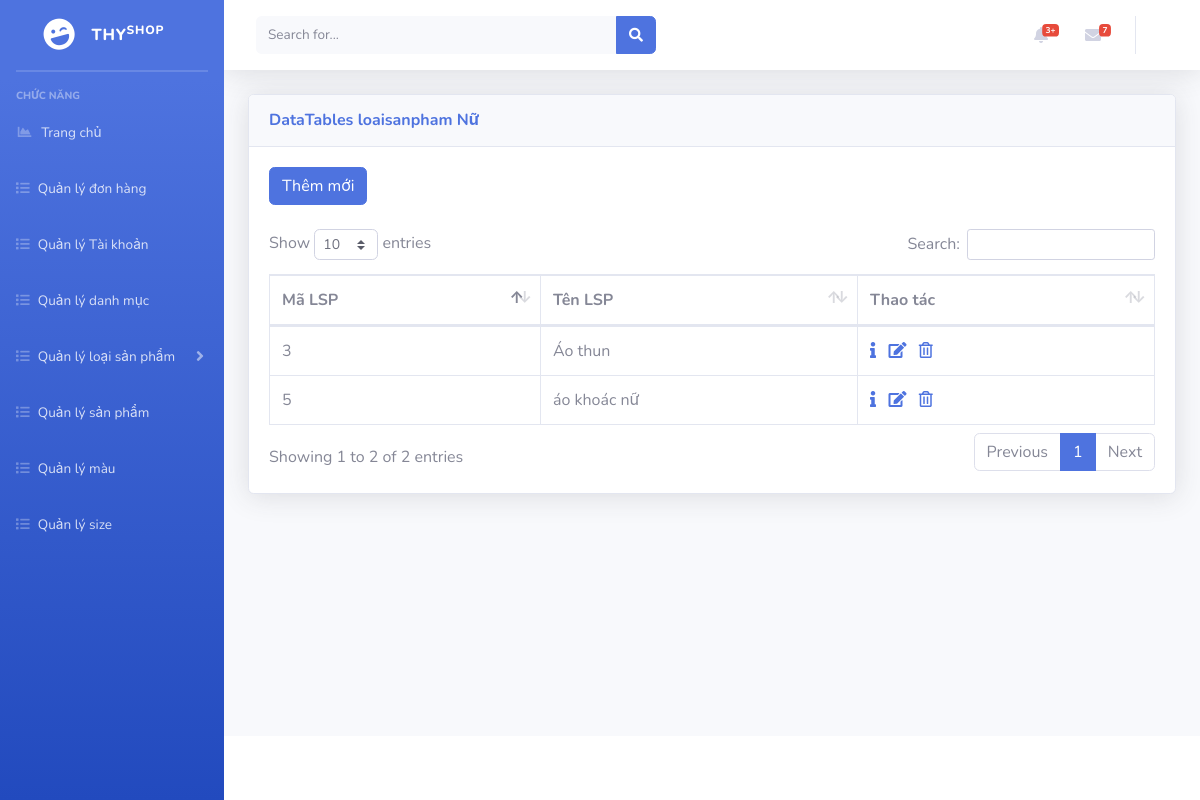
Page /admin/index.php?mod=loaisanpham&idDM=2 on the committed database.
### tables this page shows
CREATE TABLE `danhmuc` (
  `idDM` int(11) NOT NULL,
  `tenDM` varchar(200) NOT NULL,
  `trangThai` varchar(200) NOT NULL
);

CREATE TABLE `loaisanpham` (
  `idLSP` int(11) NOT NULL,
  `tenLSP` varchar(200) NOT NULL,
  `trangThai` char(1) NOT NULL,
  `idDM` int(11) NOT NULL
);

### admin/models/connection.php (called while the page is built, shortened)
<?php
    class Connection{
        function __construct()
        {
            $server_name ="localhost";
            $username ="root";
            $password ="";
            $db_name ="shopthy";
            $this->conn = new mysqli($server_name,$username,$password,$db_name);
        }
    }
?>

### admin/models/model.php (called while the page is built, shortened)
<?php
 require_once('./models/connection.php');
class Model
{
    function __construct()
    {
        $conn_obj = new Connection();
        $this->conn = $conn_obj->conn;
    }
}
?>

### admin/controller/danhMucController.php (called while the page is built, shortened)
<?php
    require_once('./models/danhmucModel.php');
    class danhMucController{
        var $dm_model;
        public function __construct()
        {
            $this->dm_model = new DanhMucModel();
        }
        public function getTenDM($idDM){
            $tenDM = $this->dm_model->getTenDM($idDM);
            return $tenDM;
        }
    }

### admin/models/danhmucModel.php (called while the page is built, shortened)
<?php
    require_once('./models/model.php');
    class DanhMucModel extends Model
    {
        public function getTenDM($idDM)
        {
            if($idDM!=null){
                $sql = "select tenDM from danhmuc where idDM = '$idDM'";
                $rs = $this->conn->query($sql)->fetch_assoc();
                return $rs['tenDM'];
            }
        }
    }
?>

### admin/controller/loaiSanPhamController.php (called while the page is built, shortened)
<?php
    require_once('./models/loaiSanPhamModel.php');
    class loaiSanPhamController{
        var $lsp_model;
        public function __construct()
        {
            $this->lsp_model = new loaiSanPhamModel();
        }
        public function getAllDanhMuc($id){
            $data = $this->lsp_model->getLoaiSanPhamByIdDM($id);
            return $data;
        }
    }
?>

### admin/models/loaiSanPhamModel.php (called while the page is built, shortened)
<?php
require_once("./models/model.php");
class loaiSanPhamModel extends Model
{
    function getLoaiSanPhamByIdDM($id){
        $query = "select * from loaisanpham where idDM ='$id' and trangThai = 1";
        $rs = $this->conn->query($query);
        $data = array();
        while ($row = $rs->fetch_array()) {
            $data[] = $row;
        }
        return $data;
    }
}

### admin/views/loaisanpham/loaiSanPhamView.php (the view, shortened to what this page needs)
<?php
    require_once('controller/loaiSanPhamController.php');
    require_once('controller/danhMucController.php');
    $lsp_controller = new loaiSanPhamController();
    $idDM = isset($_GET['idDM'])?$_GET['idDM']:"";
    $data = $lsp_controller->getAllDanhMuc($idDM);
?>
<a href="?mod=loaisanpham&idDM=<?=$idDM?>&act=add" type="button" class="btn btn-primary">Thêm mới</a>
<br>
<br>
<table class="table table-bordered" id="dataTable" width="100%" cellspacing="0">
    <thead>
        <tr>
            <th scope="col">Mã LSP</th>
            <th scope="col">Tên LSP</th>
            <th>Thao tác</th>
        </tr>
    </thead>
    <tbody>
        <?php foreach ($data as $row) { ?>
        <tr>
            <td><?= $row['idLSP'] ?></td>
            <td><?= $row['tenLSP'] ?></td>
            <td>
                <a href="?mod=loaisanpham&idDM=<?=$idDM?>&act=detail&id=<?= $row['idLSP'] ?>"><i class="fas fa-info"></i></a> &nbsp;
                <a href="?mod=loaisanpham&idDM=<?=$idDM?>&act=edit&id=<?= $row['idLSP'] ?>"><i class="fas fa-edit"></i></a> &nbsp;
                <a href="?mod=loaisanpham&idDM=<?=$idDM?>&act=delete&id=<?= $row['idLSP'] ?>" onclick="return confirm('Bạn có thật sự muốn xóa ?');">
                    <i class="far fa-trash-alt"></i>
                </a>
            </td>
        </tr>
        <?php } ?>
</table>

### admin/index.php (shortened to what this page needs)
<!DOCTYPE html>
<html lang="en">
<head>
    <link href="./assets/vendor/fontawesome-free/css/all.min.css" rel="stylesheet" type="text/css">
    <link href="./assets/css/sb-admin-2.min.css" rel="stylesheet">
    <link href="./assets/vendor/datatables/dataTables.bootstrap4.min.css" rel="stylesheet">
</head>
<body id="page-top">
    <div id="wrapper">
        <ul class="navbar-nav bg-gradient-primary sidebar sidebar-dark accordion" id="accordionSidebar">
            <a class="sidebar-brand d-flex align-items-center justify-content-center" href="">
                <div class="sidebar-brand-icon rotate-n-15">
                    <i class="fas fa-laugh-wink"></i>
                </div>
                <div class="sidebar-brand-text mx-3">THY<sup>shop</sup></div>
            </a>
            <hr class="sidebar-divider my-0">
            <hr class="sidebar-divider">
            <div class="sidebar-heading">
                Chức năng
            </div>
            <li class="nav-item">
                <a class="nav-link" href="index.php">
                    <i class="fas fa-fw fa-chart-area"></i>
                    <span>Trang chủ</span>
                </a>
            </li>
            <li class="nav-item">
                <a class="nav-link collapsed" href="?mod=donhang">
                    <i class="fas fa-list"></i>
                    <span>Quản lý đơn hàng</span>
                </a>
            </li>
            <li class="nav-item">
                <a class="nav-link collapsed" href="?mod=taikhoan">
                    <i class="fas fa-list"></i>
                    <span>Quản lý Tài khoản</span>
                </a>
            </li>
            <li class="nav-item">
                <a class="nav-link collapsed" href="?mod=danhmuc">
                    <i class="fas fa-list"></i>
                    <span>Quản lý danh mục</span>
                </a>
            </li>
            <li class="nav-item">
                <a class="nav-link collapsed" href="#" data-toggle="collapse" data-target="#collapseTwo" aria-expanded="true" aria-controls="collapseTwo">
                    <i class="fas fa-list"></i>
                    <span>Quản lý loại sản phẩm</span>
                </a>
            </li>
            <li class="nav-item">
                <a class="nav-link collapsed" href="?mod=sanpham">
                    <i class="fas fa-list"></i>
                    <span>Quản lý sản phẩm</span>
                </a>
            </li>
            <li class="nav-item">
                <a class="nav-link collapsed" href="?mod=mau">
                    <i class="fas fa-list"></i>
                    <span>Quản lý màu</span>
                </a>
            </li>
            <li class="nav-item">
                <a class="nav-link collapsed" href="?mod=size">
                    <i class="fas fa-list"></i>
                    <span>Quản lý size</span>
                </a>
            </li>
        </ul>
        <div id="content-wrapper" class="d-flex flex-column">
            <div id="content">
                <nav class="navbar navbar-expand navbar-light bg-white topbar mb-4 static-top shadow">
                    <form class="d-none d-sm-inline-block form-inline mr-auto ml-md-3 my-2 my-md-0 mw-100 navbar-search">
                        <div class="input-group">
                            <input type="text" class="form-control bg-light border-0 small" placeholder="Search for..." aria-label="Search" aria-describedby="basic-addon2">
                            <div class="input-group-append">
                                <button class="btn btn-primary" type="button">
                                    <i class="fas fa-search fa-sm"></i>
                                </button>
                            </div>
                        </div>
                    </form>
                    <ul class="navbar-nav ml-auto">
                        <li class="nav-item dropdown no-arrow mx-1">
                            <a class="nav-link dropdown-toggle" href="#" id="alertsDropdown" role="button" data-toggle="dropdown" aria-haspopup="true" aria-expanded="false">
                                <i class="fas fa-bell fa-fw"></i>
                                <span class="badge badge-danger badge-counter">3+</span>
                            </a>
                        </li>
                        <li class="nav-item dropdown no-arrow mx-1">
                            <a class="nav-link dropdown-toggle" href="#" id="messagesDropdown" role="button" data-toggle="dropdown" aria-haspopup="true" aria-expanded="false">
                                <i class="fas fa-envelope fa-fw"></i>
                                <span class="badge badge-danger badge-counter">7</span>
                            </a>
                        </li>
                        <li class="nav-item dropdown no-arrow">
                            <a class="nav-link dropdown-toggle" href="#" id="userDropdown" role="button" data-toggle="dropdown" aria-haspopup="true" aria-expanded="false">
                            </a>
                        </li>
                    </ul>
                </nav>
                <div class="container-fluid">
                    <div class="card shadow mb-4">
                        <div class="card-header py-3">
                            <?php
                            $mod = isset($_GET['mod']) ? $_GET['mod'] : "";
                            require_once('./controller/danhMucController.php');
                            $dm_controller = new danhMucController();
                            $idDM = isset($_GET['idDM']) ? $_GET['idDM'] : "";
                            $tenDM = $dm_controller->getTenDM($idDM);
                            ?>
                            <h6 class="m-0 font-weight-bold text-primary">DataTables <?= $mod ?> <?= $tenDM ?></h6>
                        </div>
                        <div class="card-body">
                            <div class="table-responsive">
                                <?php
                                $act = isset($_GET['act']) ? $_GET['act'] : "";
                                switch ($mod) {
                                    case "loaisanpham":
                                        require_once('./controller/loaiSanPhamController.php');
                                        switch ($act) {
                                            default:
                                                require_once('./views/loaisanpham/loaiSanPhamView.php');
                                        }
                                        break;
                                }
                                ?>
                            </div>
                        </div>
                    </div>
                </div>
            </div>
            <footer class="sticky-footer bg-white">
            </footer>
        </div>
    </div>
</body>
</html>

### rows in the picture
danhmuc: tenDM "Nữ"
loaisanpham: idLSP "3", tenLSP "Áo thun"
loaisanpham: idLSP "5", tenLSP "áo khoác nữ"

### other values in the picture
$mod "loaisanpham"
